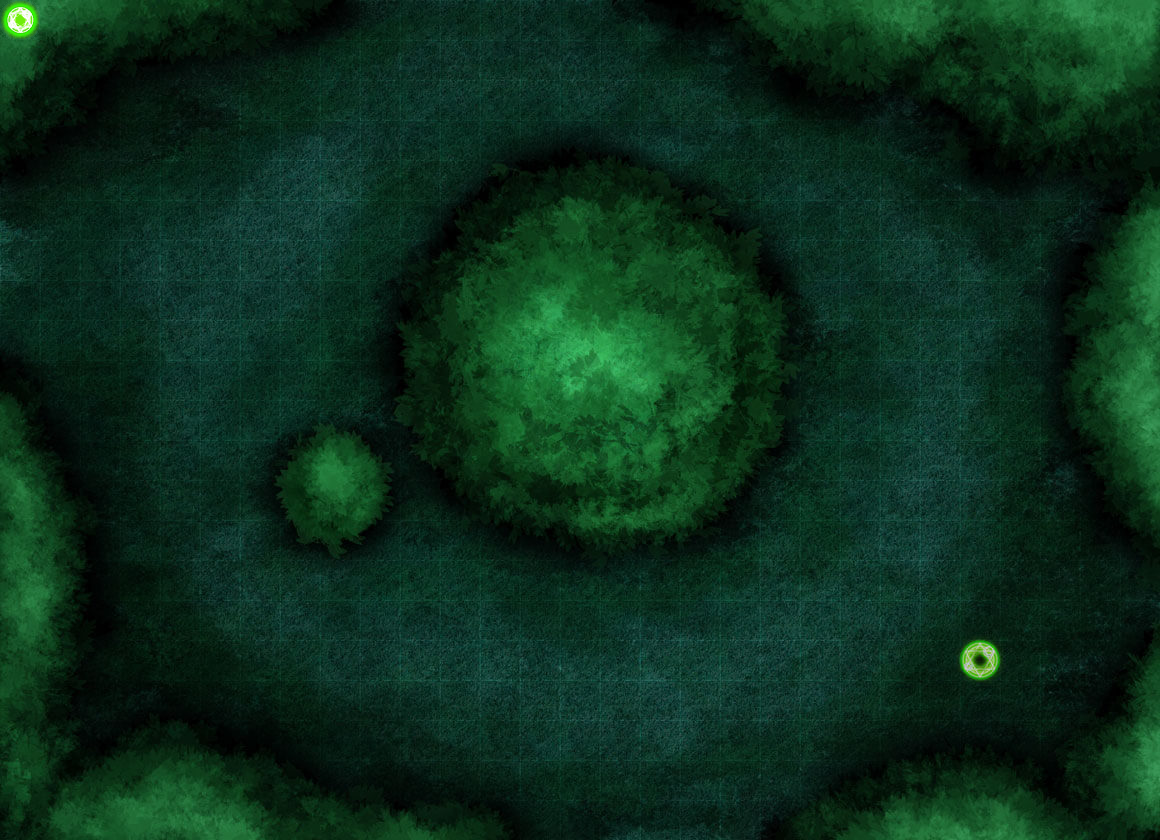

A 2D game scene composited from a Tiled map and its tileset images. What follows is a short description and the map's XML, with each tile layer's data collapsed to a summary:
An orthogonal 29x21 tile map with 40x40 px tiles, 4 tile layers (mapLayer, objLayer, flagLayer, playerLayer), 2 tilesets.

<map version="1.0" orientation="orthogonal" renderorder="left-up" width="29" height="21" tilewidth="40" tileheight="40" nextobjectid="1">
 <tileset firstgid="1" name="landmark" tilewidth="40" tileheight="40" tilecount="100">
  <image source="landmark.png" width="400" height="400" />
 </tileset>
 <tileset firstgid="101" name="map7" tilewidth="40" tileheight="40" tilecount="609">
  <image source="map7.jpg" width="1160" height="840" />
 </tileset>
 <layer name="mapLayer" width="29" height="21">
  <data>[609 cells, 609 non-empty, 609 distinct tile ids]</data>
 </layer>
 <layer name="objLayer" width="29" height="21">
  <data>[609 cells, 1 non-empty, 1 distinct tile ids]</data>
 </layer>
 <layer name="flagLayer" width="29" height="21">
  <data>[609 cells, 1 non-empty, 1 distinct tile ids]</data>
 </layer>
 <layer name="playerLayer" width="29" height="21">
  <data>[609 cells, 1 non-empty, 1 distinct tile ids]</data>
 </layer>
</map>